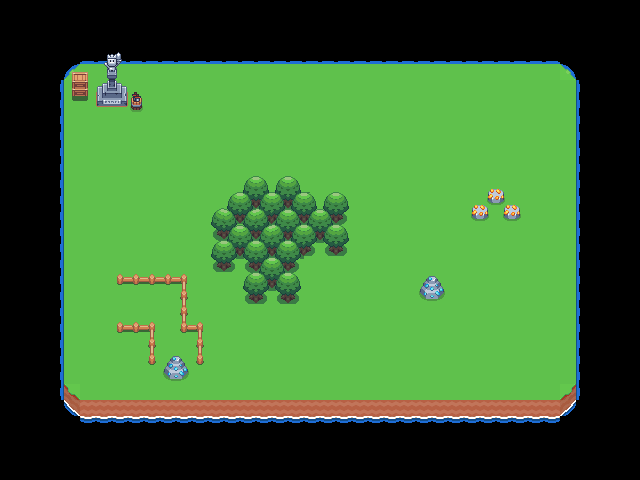

This is a level from a 2D game, rendered from its Tiled map with the project's own tilesets. A one-line summary and the map file follow, with tile-layer data summarised:
An orthogonal 40x30 tile map with 16x16 px tiles, 3 tile layers (suelo, perolitos, perolitos 2), 1 hidden layer not drawn and 10 objects (RUNESTONE1, RUNESTONE2, GOLD3, GOLD2, GOLD1).

<map version="1.10" tiledversion="1.11.0" orientation="orthogonal" renderorder="right-down" width="40" height="30" tilewidth="16" tileheight="16" infinite="0" nextlayerid="8" nextobjectid="17">
 <tileset firstgid="1" source="map.tsx" />
 <layer id="1" name="suelo" width="40" height="30" locked="1">
  <data>[1200 cells, 804 non-empty, 12 distinct tile ids]</data>
 </layer>
 <layer id="4" name="detalles del suelo" width="40" height="30" visible="0">
  <data>[1200 cells, 39 non-empty, 17 distinct tile ids]</data>
 </layer>
 <layer id="3" name="perolitos" width="40" height="30">
  <properties>
   <property name="solid" type="bool" value="true" />
  </properties>
  <data>[1200 cells, 101 non-empty, 72 distinct tile ids]</data>
 </layer>
 <layer id="5" name="perolitos 2" width="40" height="30">
  <data>[1200 cells, 4 non-empty, 4 distinct tile ids]</data>
 </layer>
 <objectgroup id="7" name="MINES">
  <object id="10" name="RUNESTONE1" x="166" y="357" width="20" height="22.3333">
   <ellipse />
  </object>
  <object id="11" name="RUNESTONE2" x="422" y="277" width="20" height="22.3333">
   <ellipse />
  </object>
  <object id="12" name="GOLD3" x="487" y="188" width="17" height="16.33">
   <ellipse />
  </object>
  <object id="14" name="GOLD2" x="503" y="204" width="17" height="16.33">
   <ellipse />
  </object>
  <object id="13" name="GOLD1" x="471" y="204" width="17" height="16.33">
   <ellipse />
  </object>
 </objectgroup>
 <objectgroup id="6" name="WALLS">
  <object id="4" x="95.67" y="88" width="32.33" height="17.67" />
  <object id="5" x="72.3333" y="72.6667" width="14.3333" height="25" />
  <object id="7" x="116" y="273.667">
   <polygon points="0,0 1,12.3333 64.3333,11.3333 64,59.3333 80.6667,59.3333 80,90 88,89.6667 87.6667,49.6667 72,49.6667 72,-1" />
  </object>
  <object id="8" x="116.333" y="323">
   <polygon points="0,0 38,-0.666667 39,41.3333 32.3333,41.6667 32,8.66667 0.333333,9" />
  </object>
  <object id="15" x="250.5" y="174.5">
   <polygon points="0,0 -40,40.5 -39.5,55.5 -33.5,63.5 -41,76 -40.5,90 -30,96 -19.5,93.5 -13,86 -6.5,87 -3.5,96 -8,114 -2,125.5 5.5,129.5 16,123 21.5,116.5 28,118.5 34.5,127.5 44,126 48,117.5 49,104 40.5,96 41,90 69.5,68.5 75.5,69 82.5,79.5 90.5,82 96,70.5 100,64.5 93,50 94.5,43 100,32 91,16 80.5,18 71.5,27.5 62,20.5 41.5,2.5 32.5,-0.5 24.5,7 17.5,10 8.5,-1.5" />
  </object>
 </objectgroup>
</map>
